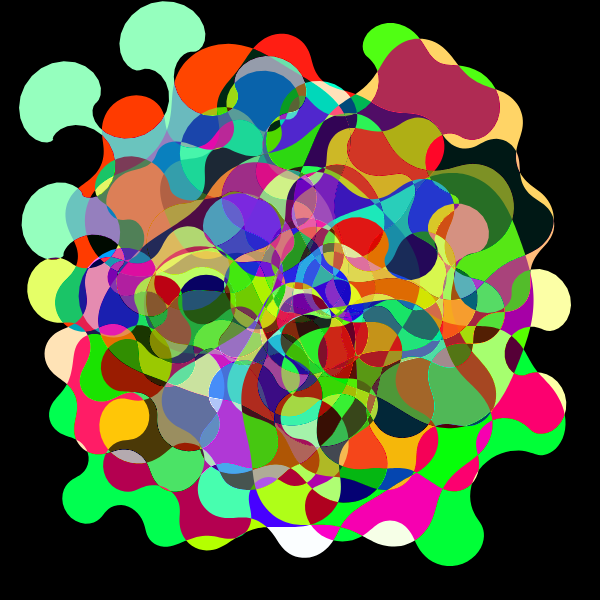
Frame 1 (no input)
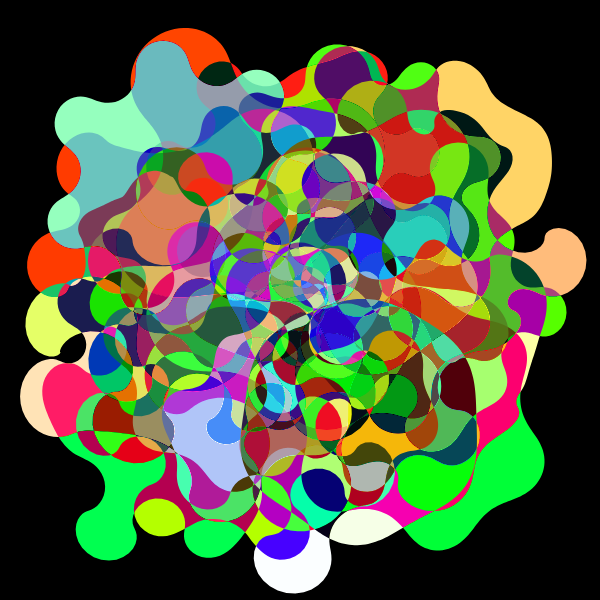
Frame 60 (no input)
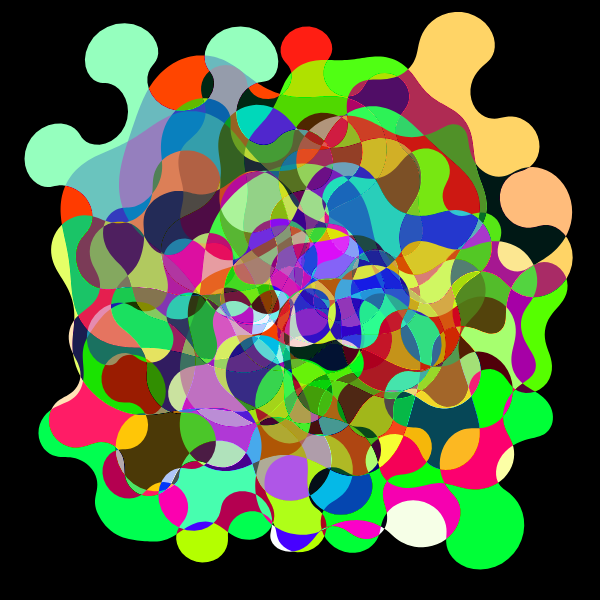
Frame 120 (the mouse pressed at the canvas centre since frame 60)

The p5.js sketch that drew these frames (run headless with seeded random() and noise() and a simulated clock; from frame 60 on, the mouse is pressed at the canvas centre):

// p5.js sketch
// ── sketch.js
/* Forked from  kusakari 
Fork and modifications by Nina Lutz
*/
let _minWidth;

function setup() {

  var canvas;
  if(windowWidth>=600 && windowHeight >=600){
    canvas = createCanvas(600, 600);
  }
  else{
    canvas = createCanvas(windowWidth, windowHeight - 100);
  }

  var x = (windowWidth - width) / 2;
  var y = (windowHeight - height) / 2;

  canvas.position(x, y);

  colorMode(HSB, 360, 100, 100, 255);
  setObject();
}

let _aryLine = [];
function setObject() {
  _minWidth = min(width, height) * 0.5;
  noStroke();
noFill()
  strokeJoin(MITER);
  let numLine = 5;
  for (let i = 0; i < numLine; i++) {
    for (let j = 0; j < numLine; j++) {
      let col = color(random(200), random(200), 100);
      let step = _minWidth / numLine;
      let x = -_minWidth / 2 + step / 2 + step * i;
      let y = -_minWidth / 2 + step / 2 + step * j;
      let centXy = createVector(x, y);
      let r = _minWidth / 2.5;
      _aryLine[i + j * numLine] = new BendLine(centXy, r, col);
    }
  }
}

class BendLine {
  constructor(centXy, r, col) {
    this.centXy = centXy;
    this.r = r;
    this.col = col;
    this.numPoints = 300;
    this.aryXy = [];
    for (let i = 0; i < this.numPoints; i++) {
      let ang = 2*PI / this.numPoints * i;
      this.aryXy[i] = p5.Vector.add(this.centXy, createVector(this.r * cos(ang), this.r * sin(ang)));
    }
    this.numBend = 3;
    this.aryRParameter = [];
    for (let i = 0; i < this.numBend; i++) {
      this.aryRParameter[i] = [this.r / 30 * 0.8**i, random(2*PI), 2*PI / random(100, 500)];//[max, init, speed]
    }
    this.aryinitAngParameter = [];
    for (let i = 0; i < this.numBend; i++) {
      this.aryinitAngParameter[i] = [2*PI, random(2*PI), 2*PI / random(200, 1000)];//[max, init, speed]
    }
    this.aryAngStep = [];
    for (let i = 0; i < this.numBend; i++) {
      this.aryAngStep[i] = 2*PI / this.numPoints * int(random(3, 8 + i));
    }
    this.numCycle = 7;
  }
  update() {
    this.updateR();
    this.updateInitAng();
    this.newAryXy = this.aryXy;
    for (let i = 0; i < this.numBend; i++) {
      this.newAryXy = bend(this.newAryXy, this.aryR[i], this.aryinitAng[i], this.aryAngStep[i], this.numCycle);
    }
  }
  updateR() {
    this.aryR = [];
    for (let i = 0; i < this.aryRParameter.length; i++) {
      this.aryR[i] = this.aryRParameter[i][0] * (sin(this.aryRParameter[i][1] + this.aryRParameter[i][2] * frameCount));
    }
  }
  updateInitAng() {
    this.aryinitAng = [];
    for (let i = 0; i < this.aryinitAngParameter.length; i++) {
      // this.aryinitAng[i] += -0.05*0;
      this.aryinitAng[i] = this.aryinitAngParameter[i][1] + this.aryinitAngParameter[i][0] * (sin(this.aryinitAngParameter[i][2] * frameCount));
    }
  }
  draw() {
    beginShape();
    for (let i = 0; i < this.newAryXy.length; i++) {
      vertex(this.newAryXy[i].x, this.newAryXy[i].y);
    }
    endShape(CLOSE);
  }
}

function bend(aryXy, r, initAng, angStep, numCycle) {
  let aryXy2 = aryXy;
  for (let j = 0; j < numCycle; j++) {
    let aryXyNew = [];
    for (let i = 0; i < aryXy2.length; i++) {
      let xy_1_2 = p5.Vector.sub(aryXy2[(i+1)%aryXy2.length], aryXy2[i]);
      let ang = initAng + angStep * i;
      xy_1_2.rotate(-PI/2).setMag(r * sin(ang));
      let xy = p5.Vector.add(aryXy2[i], xy_1_2);
      aryXyNew.push(xy);
    }
    aryXy2 = aryXyNew;
  }

  return aryXy2;
}

function draw() {
  blendMode(DIFFERENCE);
  clear();
  background(0);
  translate(width/2, height/2);
  for (let i = 0; i < _aryLine.length; i++) {
    _aryLine[i].update();
    fill(_aryLine[i].col);
    _aryLine[i].draw();
  }
}
